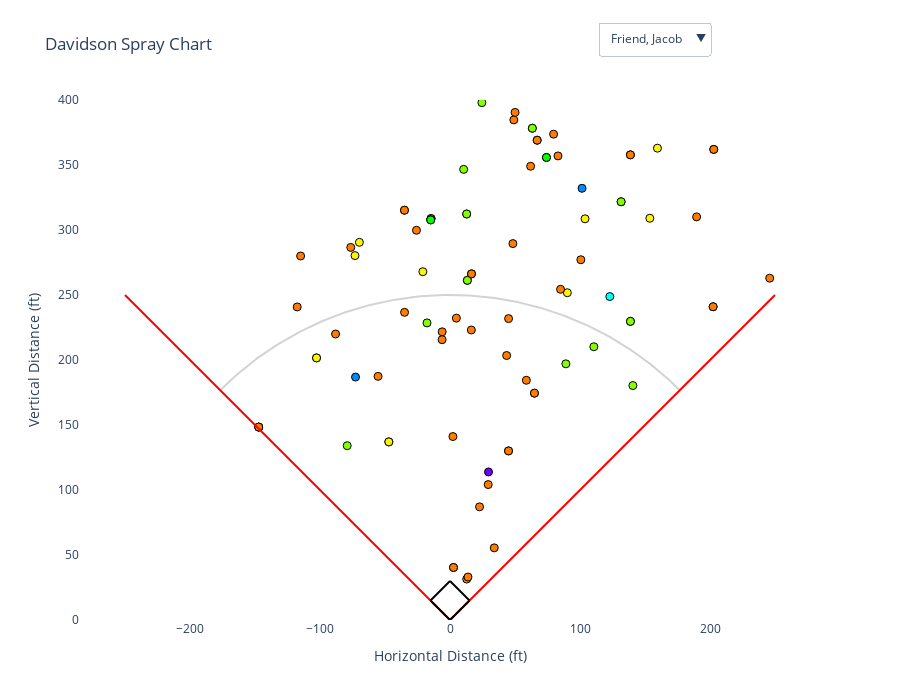

Notebook code cell kept with this figure:
### Code cell
fig = go.Figure()

fair_davidson = davidson[
    (davidson['Direction'] >= -45) &
    (davidson['Direction'] <= 45) &
     (davidson['Distance'] >= 30)
].dropna(subset=['Distance'])

fair_davidson['Direction_rad'] = np.deg2rad(fair_davidson['Direction'])
fair_davidson['SprayX'] = fair_davidson['Distance'] * np.sin(fair_davidson['Direction_rad'])
fair_davidson['SprayY'] = fair_davidson['Distance'] * np.cos(fair_davidson['Direction_rad'])

davidson_batters = ['Friend, Jacob', 'Rice, Aidan', 'Canon, Cider', 'Wilhoit, Jake', 'Putnam, Eli']
davidson_subset = fair_davidson[fair_davidson['Batter'].isin(davidson_batters)]
batters = davidson_subset['Batter'].unique()

pitch_types = fair_davidson['TaggedPitchType'].unique()
palette = dict(zip(pitch_types, sns.color_palette("hsv", n_colors=len(pitch_types)).as_hex()))
fair_davidson['Color'] = fair_davidson['TaggedPitchType'].map(palette)

for i, batter in enumerate(batters):
    batter_data = fair_davidson[fair_davidson['Batter'] == batter]
    fig.add_trace(go.Scatter(
        x=batter_data['SprayX'],
        y=batter_data['SprayY'],
        mode='markers',
        marker=dict(size=8, color=batter_data['TaggedPitchType'].map(palette), 
                    line=dict(width=1, color='black')),
        name='',
        visible=(i == 0),
        hovertemplate=(
            "Distance: %{customdata[0]} ft<br>" +
            "Pitch Type: %{customdata[1]}"
        ),
        customdata=np.stack((batter_data['Distance'], batter_data['TaggedPitchType']), axis=-1)
    ))
dropdown_buttons = [
    dict(
        label=batter,
        method='update',
        args=[
            {"visible": [i == j for j in range(len(batters))]},
            {"title": f"Spray Chart for {batter}"}
        ]
    )
    for i, batter in enumerate(batters)
]
foul_lines = [
    dict(type="line", x0=0, y0=0, x1=-250, y1=250, line=dict(color="red", width=2)),
    dict(type="line", x0=0, y0=0, x1=250, y1=250, line=dict(color="red", width=2))
]

theta = np.linspace(-np.pi/4, np.pi/4, 200)
arc_x = 250 * np.sin(theta)
arc_y = 250 * np.cos(theta)
fig.add_trace(go.Scatter(x=arc_x, y=arc_y, mode='lines', line=dict(color='lightgray'), showlegend=False))

base_path = [
    dict(
        type='line',
        x0=0, y0=0,
        x1=15, y1=15,
        line=dict(color='black', width=2)
    ),
    dict(
        type='line',
        x0=15, y0=15,
        x1=0, y1=30,
        line=dict(color='black', width=2)
    ),
    dict(
        type='line',
        x0=0, y0=30,
        x1=-15, y1=15,
        line=dict(color='black', width=2)
    ),
    dict(
        type='line',
        x0=-15, y0=15,
        x1=0, y1=0,
        line=dict(color='black', width=2)
    ),
]

fig.update_layout(
    updatemenus=[
        dict(
            active=0,
            buttons=dropdown_buttons,
            x=0.7,
            xanchor='left',
            y=1.15,
            yanchor='top'
        )
    ],
    shapes=foul_lines + base_path,
    title=f"Davidson Spray Chart",
    xaxis=dict(range=[-250, 250], title='Horizontal Distance (ft)'),
    yaxis=dict(range=[0, 400], title='Vertical Distance (ft)', scaleanchor='x'),
    plot_bgcolor='white',
    width=900,
    height=700,
    showlegend=False
)

fig.show()

### Figure 1 — Plotly figure (JSON) as saved in the notebook; plotly's stock layout.template omitted (floating-point values rounded to 4 significant figures; data arrays with more than 128 entries replaced by an {"elided": "..."} marker saying what was removed)
{"data": [{"customdata": {"elided": "89x2 mixed values"}, "hovertemplate": "Distance: %{customdata[0]} ft<br>Pitch Type: %{customdata[1]}", "marker": {"color": ["#ff7c00", "#ff7c00", "#fcf500", "#fcf500", "#08ff00", "#08ff00", "#84ff00", "#84ff00", "#ff7c00", "#ff7c00", "#ff7c00", "#ff7c00", "#ff7c00", "#fcf500", "#ff7c00", "#ff7c00", "#ff7c00", "#fcf500", "#ff7c00", "#ff7c00", "#ff7c00", "#ff7c00", "#84ff00", "#ff7c00", "#84ff00", "#84ff00", "#ff7c00", "#ff7c00", "#84ff00", "#ff7c00", "#ff7c00", "#fcf500", "#ff7c00", "#ff7c00", "#ff7c00", "#7200ff", "#008cff", "#ff7c00", "#ff7c00", "#ff7c00", "#84ff00", "#84ff00", "#ff7c00", "#ff7c00", "#ff7c00", "#ff7c00", "#ff7c00", "#fcf500", "#ff7c00", "#fcf500", "#ff7c00", "#ff7c00", "#008cff", "#fcf500", "#ff7c00", "#ff7c00", "#84ff00", "#84ff00", "#ff7c00", "#ff7c00", "#ff7c00", "#ff7c00", "#fcf500", "#fcf500", "#84ff00", "#ff7c00", "#ff7c00", "#ff7c00", "#ff7c00", "#00fff6", "#ff7c00", "#ff7c00", "#ff7c00", "#ff7c00", "#ff7c00", "#84ff00", "#ff7c00", "#ff7c00", "#84ff00", "#ff7c00", "#84ff00", "#ff7c00", "#84ff00", "#08ff00", "#84ff00", "#08ff00", "#fcf500", "#ff7c00", "#84ff00"], "line": {"color": "black", "width": 1}, "size": 8}, "mode": "markers", "name": "", "type": "scatter", "visible": true, "x": [-14.56, -14.56, -102.7, -102.7, -14.84, -14.84, 63.34, 63.34, -147.2, -147.2, -147.2, 202.4, 202.9, -47.05, 138.8, 202.4, 202.9, -47.05, 138.8, 2.683, 2.683, 45.03, 138.8, 45.03, 138.8, 13.36, 16.54, 64.97, 13.36, 16.54, 64.97, 90.25, 29.39, 4.9, 245.9, 29.63, -72.67, 2.237, -35.03, -35.03, 140.7, -79.09, 189.7, 48.41, -6.015, 16.41, 45.07, -69.71, 62.01, 153.7, 58.73, 83.06, 101.6, 103.9, -34.96, 79.68, -17.69, 24.53, 85.07, -55.34, -114.9, 49.09, -20.89, -73.08, 10.5, -117.5, -25.79, 100.7, -76.34, 122.9, 43.58, 22.73, -6.083, 12.84, 50.06, 89.14, 13.82, 34.03, 131.6, 67.06, 131.6, 67.06, 12.81, 74.2, 12.81, 74.2, 159.6, -88.03, 110.6], "y": [308.8, 308.8, 201.6, 201.6, 307.8, 307.8, 378.3, 378.3, 148.4, 148.4, 148.4, 241.0, 362.0, 137.0, 357.8, 241.0, 362.0, 137.0, 357.8, 40.39, 40.39, 130.1, 229.7, 130.1, 229.7, 261.3, 266.3, 174.5, 261.3, 266.3, 174.5, 251.8, 104.2, 232.2, 263.0, 113.9, 186.9, 141.1, 315.2, 315.2, 180.3, 134.1, 310.1, 289.6, 221.7, 223.1, 231.8, 290.5, 349.0, 309.0, 184.4, 357.0, 332.1, 308.6, 236.7, 373.7, 228.6, 398.0, 254.4, 187.4, 280.0, 384.7, 267.9, 280.3, 346.6, 240.8, 299.8, 277.1, 286.6, 248.8, 203.5, 87.05, 215.6, 31.47, 390.4, 197.0, 33.07, 55.48, 321.7, 369.1, 321.7, 369.1, 312.3, 355.8, 312.3, 355.8, 363.0, 220.0, 210.2]}, {"customdata": {"elided": "78x2 mixed values"}, "hovertemplate": "Distance: %{customdata[0]} ft<br>Pitch Type: %{customdata[1]}", "marker": {"color": ["#ff7c00", "#ff7c00", "#ff7c00", "#ff7c00", "#ff7c00", "#ff7c00", "#ff7c00", "#ff7c00", "#ff7c00", "#ff7c00", "#00ff74", "#ff7c00", "#00ff74", "#fcf500", "#fcf500", "#fcf500", "#fcf500", "#ff7c00", "#84ff00", "#ff7c00", "#84ff00", "#ff7c00", "#ff7c00", "#00fff6", "#ff7c00", "#7200ff", "#ff7c00", "#ff7c00", "#00fff6", "#ff7c00", "#7200ff", "#fcf500", "#00fff6", "#ff7c00", "#ff7c00", "#00fff6", "#00fff6", "#ff7c00", "#ff7c00", "#84ff00", "#ff7c00", "#ff7c00", "#ff7c00", "#ff7c00", "#fcf500", "#84ff00", "#fcf500", "#ff7c00", "#fcf500", "#00fff6", "#00fff6", "#fcf500", "#00fff6", "#ff7c00", "#fcf500", "#fcf500", "#fcf500", "#fcf500", "#ff7c00", "#ff7c00", "#008cff", "#08ff00", "#ff7c00", "#fcf500", "#ff7c00", "#ff7c00", "#fcf500", "#00fff6", "#ff7c00", "#fcf500", "#ff7c00", "#84ff00", "#ff7c00", "#ff7c00", "#ff7c00", "#ff7c00", "#fcf500", "#fcf500"], "line": {"color": "black", "width": 1}, "size": 8}, "mode": "markers", "name": "", "type": "scatter", "visible": false, "x": [51.79, 51.79, 51.79, 167.8, -8.535, 167.8, -8.535, 167.8, -8.535, -201.2, -119.2, -201.2, -119.2, -3.834, 101.8, -3.834, 101.8, 53.65, 2.972, 53.65, 2.972, -242.7, -7.723, -204.0, -106.5, 75.79, -242.7, -7.723, -204.0, -106.5, 75.79, 55.72, -95.49, 90.04, -4.89, -168.5, -22.02, 20.27, -198.3, -191.2, 50.15, 14.29, -188.8, -111.3, -115.0, -12.41, -139.9, -52.66, -80.67, -178.2, -86.35, 60.35, -93.81, 21.42, -135.8, 23.08, -75.53, 4.874, -204.1, -81.15, -67.39, -87.27, 89.68, -188.8, -186.9, 182.9, 9.295, 28.81, -48.32, -55.49, 78.99, 18.53, 65.72, 11.56, 35.67, -49.53, -138.8, -84.14], "y": [350.2, 350.2, 350.2, 172.5, 225.7, 172.5, 225.7, 172.5, 225.7, 336.9, 329.0, 336.9, 329.0, 95.1, 255.0, 95.1, 255.0, 327.0, 323.0, 327.0, 323.0, 291.2, 53.56, 283.2, 222.4, 120.4, 291.2, 53.56, 283.2, 222.4, 120.4, 316.1, 139.9, 132.1, 199.7, 307.9, 237.2, 206.9, 313.9, 244.7, 247.5, 100.3, 294.6, 188.0, 372.9, 36.47, 274.0, 134.4, 115.6, 227.1, 86.61, 295.5, 211.3, 235.4, 164.4, 362.4, 291.5, 146.8, 245.3, 400.5, 164.9, 193.3, 171.1, 198.6, 352.1, 245.8, 34.66, 311.4, 336.7, 119.2, 253.2, 118.4, 306.4, 61.85, 370.9, 172.9, 299.5, 193.0]}, {"customdata": [[175.6, "ChangeUp"], [175.6, "ChangeUp"], [149.9, "Fastball"], [192.7, "Fastball"], [149.9, "Fastball"], [192.7, "Fastball"], [130.4, "Fastball"], [288.0, "Fastball"], [83.08, "Sinker"], [256.0, "ChangeUp"], [368.4, "Fastball"], [143.6, "Fastball"], [131.2, "Fastball"], [138.7, "Slider"], [257.7, "Fastball"], [344.4, "Fastball"], [260.9, "Slider"], [215.7, "Slider"], [328.1, "Fastball"], [146.5, "Fastball"], [379.0, "Slider"], [265.8, "Fastball"], [182.0, "Fastball"], [288.9, "Fastball"], [145.8, "Cutter"], [51.88, "Curveball"], [88.54, "Slider"], [319.2, "Fastball"], [204.4, "Fastball"], [112.5, "Curveball"], [54.76, "ChangeUp"], [111.9, "Fastball"], [45.42, "Slider"], [363.1, "Slider"], [359.2, "Fastball"], [397.4, "Fastball"], [329.7, "Fastball"], [312.1, "Sinker"], [230.5, "Fastball"], [340.5, "Fastball"], [187.8, "Fastball"], [30.53, "TwoSeamFastBall"], [363.5, "Fastball"], [80.63, "Fastball"], [196.5, "Fastball"], [196.5, "Fastball"], [91.82, "Fastball"], [34.21, "Slider"]], "hovertemplate": "Distance: %{customdata[0]} ft<br>Pitch Type: %{customdata[1]}", "marker": {"color": ["#84ff00", "#84ff00", "#ff7c00", "#ff7c00", "#ff7c00", "#ff7c00", "#ff7c00", "#ff7c00", "#08ff00", "#84ff00", "#ff7c00", "#ff7c00", "#ff7c00", "#fcf500", "#ff7c00", "#ff7c00", "#fcf500", "#fcf500", "#ff7c00", "#ff7c00", "#fcf500", "#ff7c00", "#ff7c00", "#ff7c00", "#008cff", "#00fff6", "#fcf500", "#ff7c00", "#ff7c00", "#00fff6", "#84ff00", "#ff7c00", "#fcf500", "#fcf500", "#ff7c00", "#ff7c00", "#ff7c00", "#08ff00", "#ff7c00", "#ff7c00", "#ff7c00", "#7200ff", "#ff7c00", "#ff7c00", "#ff7c00", "#ff7c00", "#ff7c00", "#fcf500"], "line": {"color": "black", "width": 1}, "size": 8}, "mode": "markers", "name": "", "type": "scatter", "visible": false, "x": [-81.37, -81.37, -42.97, -118.6, -42.97, -118.6, 21.98, -37.4, -4.52, -168.7, -50.01, -71.37, -81.41, -9.206, 73.81, -109.8, -95.34, -37.05, 200.4, -73.19, -74.96, -39.76, 57.62, 37.04, 26.52, -34.73, -44.24, 103.7, 49.28, -64.94, 12.46, 62.96, -28.2, -43.63, -149.7, -41.77, 58.91, -42.61, -107.9, -122.9, 54.82, 12.72, 20.86, 18.68, -24.65, -24.65, -45.32, -20.84], "y": [155.6, 155.6, 143.6, 151.8, 143.6, 151.8, 128.5, 285.6, 82.96, 192.5, 365.0, 124.6, 102.8, 138.4, 246.9, 326.4, 242.9, 212.5, 259.8, 126.9, 371.5, 262.9, 172.6, 286.5, 143.3, 38.54, 76.69, 301.9, 198.4, 91.87, 53.33, 92.49, 35.61, 360.5, 326.5, 395.2, 324.4, 309.2, 203.7, 317.6, 179.6, 27.76, 362.9, 78.44, 195.0, 195.0, 79.85, 27.13]}, {"customdata": {"elided": "77x2 mixed values"}, "hovertemplate": "Distance: %{customdata[0]} ft<br>Pitch Type: %{customdata[1]}", "marker": {"color": ["#fcf500", "#00fff6", "#fcf500", "#00fff6", "#ff7c00", "#fcf500", "#fcf500", "#ff7c00", "#ff7c00", "#fcf500", "#fcf500", "#ff7c00", "#ff7c00", "#00fff6", "#ff7c00", "#ff7c00", "#ff7c00", "#ff7c00", "#ff7c00", "#fcf500", "#fcf500", "#ff7c00", "#fcf500", "#ff7c00", "#fcf500", "#ff7c00", "#ff7c00", "#fcf500", "#ff7c00", "#00ff74", "#fcf500", "#fcf500", "#ff7c00", "#00fff6", "#fcf500", "#ff7c00", "#ff7c00", "#84ff00", "#fcf500", "#00fff6", "#ff7c00", "#ff7c00", "#ff7c00", "#ff7c00", "#fcf500", "#ff7c00", "#08ff00", "#ff7c00", "#ff7c00", "#ff7c00", "#ff7c00", "#ff7c00", "#00fff6", "#ff7c00", "#00fff6", "#ff7c00", "#00fff6", "#ff7c00", "#ff7c00", "#ff7c00", "#ff7c00", "#ff7c00", "#ff7c00", "#ff7c00", "#ff7c00", "#ff7c00", "#ff7c00", "#ff7c00", "#ff7c00", "#08ff00", "#ff7c00", "#ff7c00", "#fcf500", "#ff7c00", "#fcf500", "#fcf500", "#ff7c00"], "line": {"color": "black", "width": 1}, "size": 8}, "mode": "markers", "name": "", "type": "scatter", "visible": false, "x": [-84.37, -5.839, -84.37, -5.839, 51.19, 128.5, -23.5, 3.295, -26.05, -103.6, -64.86, -6.058, -13.23, -110.5, 8.709, -33.43, 8.709, -33.43, -19.09, -88.46, -63.33, 83.09, -152.2, -53.95, -64.71, -32.01, -94.75, -108.3, -133.8, -85.99, -95.55, 30.29, 162.3, -148.3, -134.0, 102.7, -10.58, 66.34, -65.83, -68.62, 46.97, -163.3, -5.117, -25.91, -143.0, -112.1, -41.53, 22.51, 7.027, -88.76, -32.16, -184.9, -89.92, -9.14, 112.2, -57.9, -118.5, -0.5686, -35.77, 24.56, -199.8, -56.96, -118.7, 49.81, -64.85, 49.81, -64.85, -80.8, -80.8, -10.9, 15.03, 45.68, -30.42, -67.93, -92.49, -39.91, -15.39], "y": [112.9, 54.62, 112.9, 54.62, 378.0, 222.2, 59.15, 242.4, 255.1, 392.3, 202.9, 213.4, 314.6, 325.9, 173.8, 75.81, 173.8, 75.81, 67.03, 125.6, 167.4, 267.0, 246.8, 401.4, 177.8, 61.28, 341.4, 141.5, 222.6, 331.9, 415.2, 300.4, 232.4, 304.3, 285.3, 221.9, 368.8, 208.4, 381.6, 94.75, 286.3, 312.9, 117.6, 337.4, 342.4, 187.6, 82.58, 264.5, 77.44, 257.8, 307.3, 247.2, 213.5, 189.0, 228.0, 201.4, 355.8, 419.9, 84.74, 388.2, 342.9, 375.5, 392.4, 333.5, 92.8, 333.5, 92.8, 383.5, 383.5, 220.0, 122.2, 425.7, 84.29, 346.5, 396.3, 219.0, 229.1]}, {"customdata": [[167.5, "Fastball"], [185.3, "Slider"], [240.5, "Slider"], [186.6, "Fastball"], [322.8, "Fastball"], [266.4, "Fastball"], [339.8, "Fastball"], [265.3, "Fastball"], [268.3, "Slider"], [198.1, "ChangeUp"], [210.6, "Curveball"], [326.1, "Slider"], [138.7, "Fastball"], [30.11, "Fastball"], [44.37, "Cutter"], [114.8, "Slider"], [197.2, "Slider"], [228.9, "Fastball"], [259.8, "Slider"], [296.6, "Fastball"], [263.2, "Fastball"], [256.6, "Fastball"], [41.14, "Fastball"], [104.7, "Curveball"], [257.2, "Fastball"], [253.0, "Slider"], [387.6, "Fastball"], [379.2, "Slider"], [239.9, "ChangeUp"], [164.1, "Fastball"], [308.2, "Fastball"], [204.4, "Fastball"], [385.5, "Fastball"], [120.5, "Fastball"], [288.3, "Fastball"], [397.8, "Fastball"], [385.5, "Fastball"], [120.5, "Fastball"], [288.3, "Fastball"], [397.8, "Fastball"], [341.9, "Fastball"], [363.2, "Slider"], [341.9, "Fastball"], [363.2, "Slider"], [312.1, "Sinker"], [245.9, "Sinker"], [93.22, "Slider"], [345.0, "Fastball"], [299.0, "Slider"], [303.4, "Fastball"], [294.9, "Fastball"], [204.4, "Fastball"], [261.2, "Fastball"], [198.6, "Fastball"]], "hovertemplate": "Distance: %{customdata[0]} ft<br>Pitch Type: %{customdata[1]}", "marker": {"color": ["#ff7c00", "#fcf500", "#fcf500", "#ff7c00", "#ff7c00", "#ff7c00", "#ff7c00", "#ff7c00", "#fcf500", "#84ff00", "#00fff6", "#fcf500", "#ff7c00", "#ff7c00", "#008cff", "#fcf500", "#fcf500", "#ff7c00", "#fcf500", "#ff7c00", "#ff7c00", "#ff7c00", "#ff7c00", "#00fff6", "#ff7c00", "#fcf500", "#ff7c00", "#fcf500", "#84ff00", "#ff7c00", "#ff7c00", "#ff7c00", "#ff7c00", "#ff7c00", "#ff7c00", "#ff7c00", "#ff7c00", "#ff7c00", "#ff7c00", "#ff7c00", "#ff7c00", "#fcf500", "#ff7c00", "#fcf500", "#08ff00", "#08ff00", "#fcf500", "#ff7c00", "#fcf500", "#ff7c00", "#ff7c00", "#ff7c00", "#ff7c00", "#ff7c00"], "line": {"color": "black", "width": 1}, "size": 8}, "mode": "markers", "name": "", "type": "scatter", "visible": false, "x": [-81.84, -98.99, -73.59, 94.16, -51.22, -88.69, 10.35, -6.208, 10.82, -2.403, -101.4, 126.6, -51.24, 18.87, -10.33, 50.36, 110.1, 83.58, -153.8, 124.4, 140.7, 135.0, -7.793, 42.18, -93.54, 86.82, -123.0, -187.1, -5.735, 108.5, -158.7, 111.6, -109.0, -25.19, 100.9, -127.5, -109.0, -25.19, 100.9, -127.5, 37.71, -122.7, 37.71, -122.7, 183.7, 171.8, -63.2, 193.2, 93.98, 171.4, 104.2, 138.1, 10.99, -17.85], "y": [146.2, 156.6, 229.0, 161.2, 318.7, 251.2, 339.7, 265.3, 268.0, 198.1, 184.6, 300.5, 128.8, 23.46, 43.15, 103.2, 163.6, 213.1, 209.5, 269.3, 222.4, 218.2, 40.4, 95.87, 239.6, 237.6, 367.6, 329.8, 239.8, 123.1, 264.2, 171.3, 369.8, 117.8, 270.1, 376.8, 369.8, 117.8, 270.1, 376.8, 339.8, 341.9, 339.8, 341.9, 252.3, 176.0, 68.53, 285.8, 283.8, 250.3, 275.9, 150.7, 261.0, 197.8]}, {"line": {"color": "lightgray"}, "mode": "lines", "showlegend": false, "type": "scatter", "x": {"elided": "200 float values"}, "y": {"elided": "200 float values"}}], "layout": {"height": 700, "plot_bgcolor": "white", "shapes": [{"line": {"color": "red", "width": 2}, "type": "line", "x0": 0, "x1": -250, "y0": 0, "y1": 250}, {"line": {"color": "red", "width": 2}, "type": "line", "x0": 0, "x1": 250, "y0": 0, "y1": 250}, {"line": {"color": "black", "width": 2}, "type": "line", "x0": 0, "x1": 15, "y0": 0, "y1": 15}, {"line": {"color": "black", "width": 2}, "type": "line", "x0": 15, "x1": 0, "y0": 15, "y1": 30}, {"line": {"color": "black", "width": 2}, "type": "line", "x0": 0, "x1": -15, "y0": 30, "y1": 15}, {"line": {"color": "black", "width": 2}, "type": "line", "x0": -15, "x1": 0, "y0": 15, "y1": 0}], "showlegend": false, "title": {"text": "Davidson Spray Chart"}, "updatemenus": [{"active": 0, "buttons": [{"args": [{"visible": [true, false, false, false, false]}, {"title": "Spray Chart for Friend, Jacob"}], "label": "Friend, Jacob", "method": "update"}, {"args": [{"visible": [false, true, false, false, false]}, {"title": "Spray Chart for Wilhoit, Jake"}], "label": "Wilhoit, Jake", "method": "update"}, {"args": [{"visible": [false, false, true, false, false]}, {"title": "Spray Chart for Rice, Aidan"}], "label": "Rice, Aidan", "method": "update"}, {"args": [{"visible": [false, false, false, true, false]}, {"title": "Spray Chart for Putnam, Eli"}], "label": "Putnam, Eli", "method": "update"}, {"args": [{"visible": [false, false, false, false, true]}, {"title": "Spray Chart for Canon, Cider"}], "label": "Canon, Cider", "method": "update"}], "x": 0.7, "xanchor": "left", "y": 1.15, "yanchor": "top"}], "width": 900, "xaxis": {"range": [-250, 250], "title": {"text": "Horizontal Distance (ft)"}}, "yaxis": {"range": [0, 400], "scaleanchor": "x", "title": {"text": "Vertical Distance (ft)"}}}}
